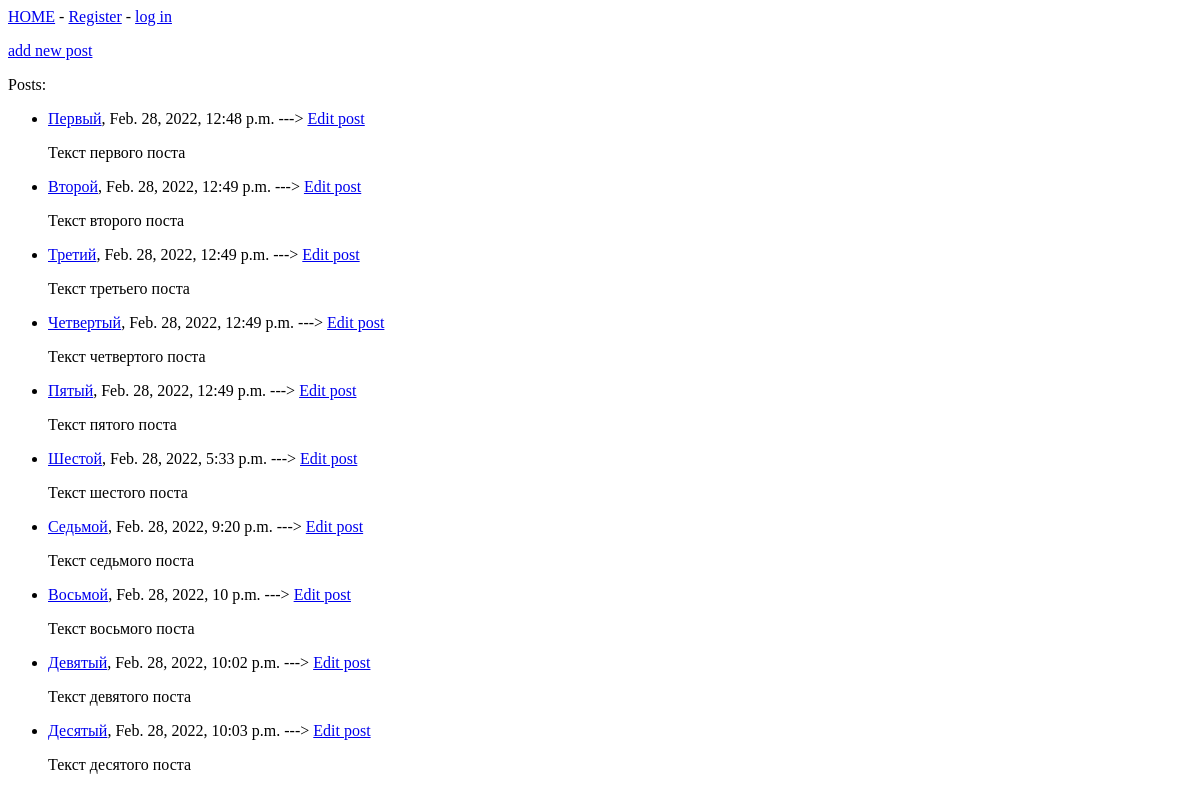
Before: / with the older database file.
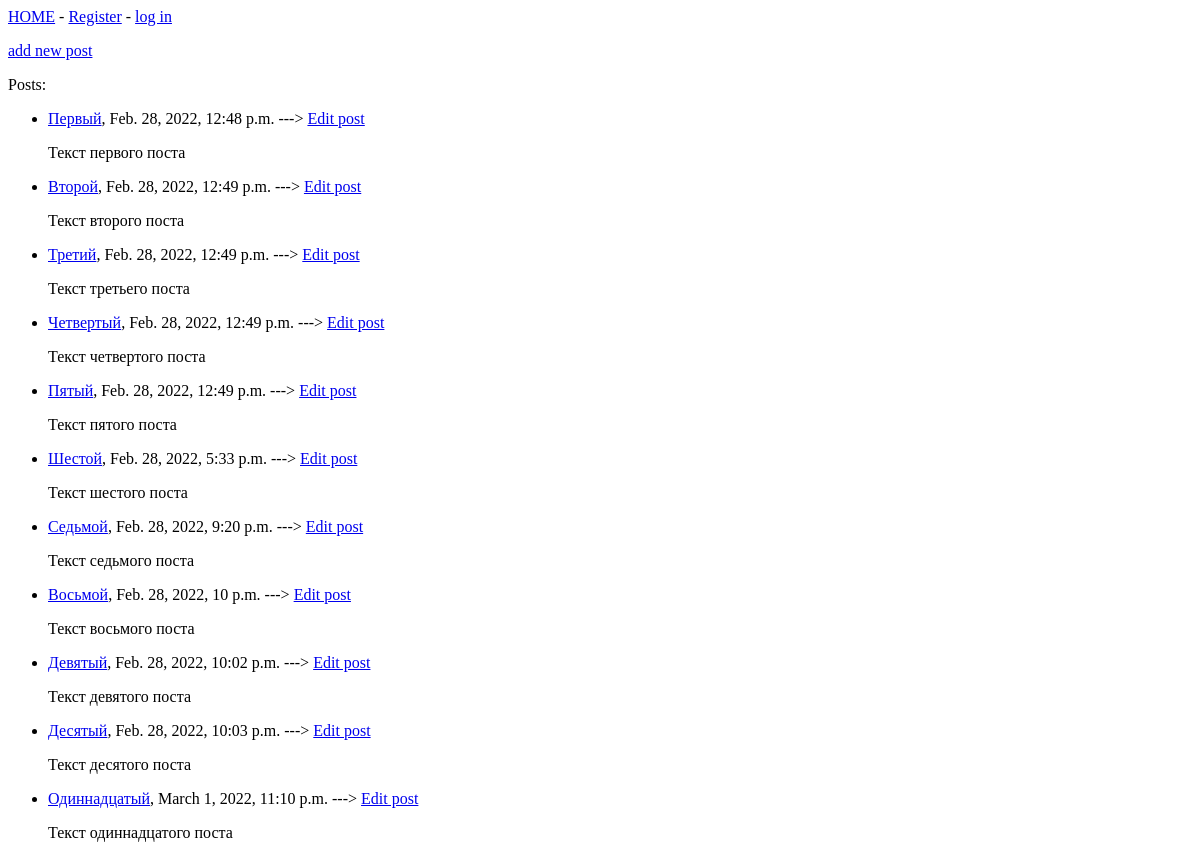
After: the same page with the newer database file.
### blogs/models.py (models this page shows)
class BlogPost(models.Model):
    title = models.CharField(max_length=200)
    text = models.TextField()
    date_added = models.DateTimeField(auto_now_add=True)
    class Meta:
        verbose_name_plural = 'blog posts'
    def __str__(self):
        if len(str(self.text)) > 50:
            return f"{self.text[:50]}..."
        return self.text

### blogs/views.py (the view)
# urls.py: path('', views.index, name='index'),
def index(request):
    posts = BlogPost.objects.order_by('date_added')
    return render(request, 'blogs/index.html', {'posts': posts})

### blogs/templates/blogs/index.html
{% extends "blogs/base.html" %}
    {% block content %}
    <p><a href="{% url 'blogs:new_post'%}">add new post</a></p>
    <p>Posts:</p>
    <ul>
        {% for post in posts %}
        <li>
            <p> <a href="{% url 'blogs:post' post.id %}">{{ post.title }}</a>, {{ post.date_added }} --->
                <a href="{% url 'blogs:edit_post' post.id %}">Edit post</a>
            </p>
            <p>{{ post }}</p>
        </li>
        {% empty %}
        <li> No posts have been added yet.</li>
        {% endfor %}
    </ul>
    {% endblock content %}

Changed rows visible on the page:
added BlogPost: title "Одиннадцатый", date_added "March 1, 2022, 11:10 p.m.", text "Текст одиннадцатого поста"
